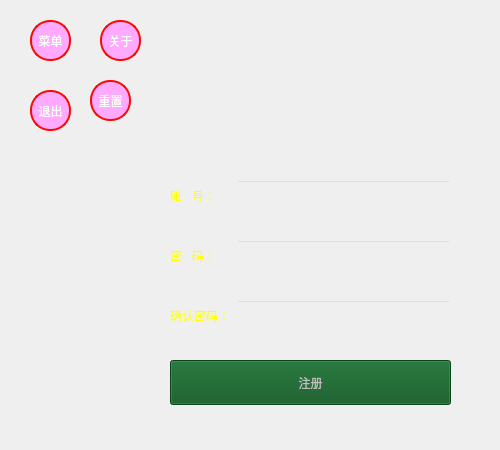
<?xml version="1.0" encoding="UTF-8"?>
<ui version="4.0">
 <class>Form</class>
 <widget class="QWidget" name="Form">
  <property name="geometry">
   <rect>
    <x>0</x>
    <y>0</y>
    <width>500</width>
    <height>450</height>
   </rect>
  </property>
  <property name="minimumSize">
   <size>
    <width>500</width>
    <height>450</height>
   </size>
  </property>
  <property name="maximumSize">
   <size>
    <width>500</width>
    <height>450</height>
   </size>
  </property>
  <property name="windowTitle">
   <string>Form</string>
  </property>
  <property name="styleSheet">
   <string notr="true">QWidget#Form{
	border-image: url(:/images/images/images/LingThread_ori.png);
}</string>
  </property>
  <widget class="QPushButton" name="main_menu_btn">
   <property name="geometry">
    <rect>
     <x>30</x>
     <y>20</y>
     <width>41</width>
     <height>41</height>
    </rect>
   </property>
   <property name="styleSheet">
    <string notr="true">QPushButton{
	border-radius:20px;
	background-color:rgb(255, 170, 255);
    border: 2px solid rgb(250,10, 2);
    color:rgb(255, 255, 255)
}

QPushButton:hover{
	border:4px double rgb(0, 255, 255)
}

QPushButton:checked{
	background-color:rgb(50, 17, 255);
}</string>
   </property>
   <property name="text">
    <string>菜单</string>
   </property>
   <property name="checkable">
    <bool>true</bool>
   </property>
   <property name="checked">
    <bool>false</bool>
   </property>
  </widget>
  <widget class="QPushButton" name="about_menu_btn">
   <property name="geometry">
    <rect>
     <x>100</x>
     <y>20</y>
     <width>41</width>
     <height>41</height>
    </rect>
   </property>
   <property name="styleSheet">
    <string notr="true">QPushButton{
	border-radius:20px;
	background-color:rgb(255, 170, 255);
    border: 2px solid rgb(250,10, 2);
    color:rgb(255, 255, 255)
}

QPushButton:hover{
	border:4px double rgb(0, 255, 255)
}

QPushButton:pressed{
	background-color:rgb(50, 17, 255);
}</string>
   </property>
   <property name="text">
    <string>关于</string>
   </property>
  </widget>
  <widget class="QPushButton" name="reset_menu_btn">
   <property name="geometry">
    <rect>
     <x>90</x>
     <y>80</y>
     <width>41</width>
     <height>41</height>
    </rect>
   </property>
   <property name="styleSheet">
    <string notr="true">QPushButton{
	border-radius:20px;
	background-color:rgb(255, 170, 255);
    border: 2px solid rgb(250,10, 2);
    color:rgb(255, 255, 255)
}

QPushButton:hover{
	border:4px double rgb(0, 255, 255)
}

QPushButton:pressed{
	background-color:rgb(50, 17, 255);
}</string>
   </property>
   <property name="text">
    <string>重置</string>
   </property>
  </widget>
  <widget class="QPushButton" name="exit_menu_btn">
   <property name="geometry">
    <rect>
     <x>30</x>
     <y>90</y>
     <width>41</width>
     <height>41</height>
    </rect>
   </property>
   <property name="styleSheet">
    <string notr="true">QPushButton{
	border-radius:20px;
	background-color:rgb(255, 170, 255);
    border: 2px solid rgb(250,10, 2);
    color:rgb(255, 255, 255)
}

QPushButton:hover{
	border:4px double rgb(0, 255, 255)
}

QPushButton:pressed{
	background-color:rgb(50, 17, 255);
}</string>
   </property>
   <property name="text">
    <string>退出</string>
   </property>
  </widget>
  <widget class="QWidget" name="layoutWidget">
   <property name="geometry">
    <rect>
     <x>170</x>
     <y>180</y>
     <width>281</width>
     <height>233</height>
    </rect>
   </property>
   <layout class="QFormLayout" name="formLayout">
    <property name="verticalSpacing">
     <number>20</number>
    </property>
    <item row="0" column="0">
     <widget class="QLabel" name="label">
      <property name="styleSheet">
       <string notr="true">font: 14pt &quot;Bauhaus 93&quot;;
color: rgb(255, 255, 0);</string>
      </property>
      <property name="text">
       <string>账   号：</string>
      </property>
     </widget>
    </item>
    <item row="0" column="1">
     <widget class="QLineEdit" name="account_le">
      <property name="minimumSize">
       <size>
        <width>0</width>
        <height>40</height>
       </size>
      </property>
      <property name="styleSheet">
       <string notr="true">background-color:transparent;
color: rgb(85, 0, 255);</string>
      </property>
      <property name="text">
       <string/>
      </property>
      <property name="clearButtonEnabled">
       <bool>true</bool>
      </property>
     </widget>
    </item>
    <item row="1" column="0">
     <widget class="QLabel" name="label_2">
      <property name="styleSheet">
       <string notr="true">font: 14pt &quot;Bauhaus 93&quot;;
color: rgb(255, 255, 0);</string>
      </property>
      <property name="text">
       <string>密   码：</string>
      </property>
     </widget>
    </item>
    <item row="1" column="1">
     <widget class="QLineEdit" name="password_le">
      <property name="minimumSize">
       <size>
        <width>0</width>
        <height>40</height>
       </size>
      </property>
      <property name="styleSheet">
       <string notr="true">background-color:transparent;
color: rgb(85, 0, 255);</string>
      </property>
      <property name="text">
       <string/>
      </property>
      <property name="clearButtonEnabled">
       <bool>true</bool>
      </property>
     </widget>
    </item>
    <item row="2" column="0">
     <widget class="QLabel" name="label_3">
      <property name="styleSheet">
       <string notr="true">font: 14pt &quot;Bauhaus 93&quot;;
color: rgb(255, 255, 0);</string>
      </property>
      <property name="text">
       <string>确认密码：</string>
      </property>
     </widget>
    </item>
    <item row="2" column="1">
     <widget class="QLineEdit" name="confirm_pwd_le">
      <property name="minimumSize">
       <size>
        <width>0</width>
        <height>40</height>
       </size>
      </property>
      <property name="styleSheet">
       <string notr="true">background-color:transparent;
color: rgb(85, 0, 255);</string>
      </property>
      <property name="text">
       <string/>
      </property>
      <property name="clearButtonEnabled">
       <bool>true</bool>
      </property>
     </widget>
    </item>
    <item row="3" column="0" colspan="2">
     <widget class="QPushButton" name="register_btn">
      <property name="enabled">
       <bool>false</bool>
      </property>
      <property name="minimumSize">
       <size>
        <width>0</width>
        <height>45</height>
       </size>
      </property>
      <property name="styleSheet">
       <string notr="true">QPushButton{
	background-color: rgb(255, 85, 0);
}

QPushButton:hover{
	background-color: rgb(55, 85, 0);
}
QPushButton:pressed{
	background-color: rgb(120, 85, 30);
}

QPushButton:disabled{
	background-color: rgb(10, 85, 30);
}</string>
      </property>
      <property name="text">
       <string>注册</string>
      </property>
     </widget>
    </item>
   </layout>
  </widget>
 </widget>
 <resources>
  <include location="../resources.qrc"/>
 </resources>
 <connections>
  <connection>
   <sender>about_menu_btn</sender>
   <signal>clicked()</signal>
   <receiver>Form</receiver>
   <slot>about_lk()</slot>
   <hints>
    <hint type="sourcelabel">
     <x>123</x>
     <y>39</y>
    </hint>
    <hint type="destinationlabel">
     <x>-25</x>
     <y>11</y>
    </hint>
   </hints>
  </connection>
  <connection>
   <sender>reset_menu_btn</sender>
   <signal>clicked()</signal>
   <receiver>Form</receiver>
   <slot>reset()</slot>
   <hints>
    <hint type="sourcelabel">
     <x>107</x>
     <y>101</y>
    </hint>
    <hint type="destinationlabel">
     <x>-85</x>
     <y>129</y>
    </hint>
   </hints>
  </connection>
  <connection>
   <sender>exit_menu_btn</sender>
   <signal>clicked()</signal>
   <receiver>Form</receiver>
   <slot>exit()</slot>
   <hints>
    <hint type="sourcelabel">
     <x>53</x>
     <y>106</y>
    </hint>
    <hint type="destinationlabel">
     <x>-108</x>
     <y>177</y>
    </hint>
   </hints>
  </connection>
  <connection>
   <sender>register_btn</sender>
   <signal>clicked()</signal>
   <receiver>Form</receiver>
   <slot>check_register()</slot>
   <hints>
    <hint type="sourcelabel">
     <x>410</x>
     <y>378</y>
    </hint>
    <hint type="destinationlabel">
     <x>444</x>
     <y>489</y>
    </hint>
   </hints>
  </connection>
  <connection>
   <sender>main_menu_btn</sender>
   <signal>clicked(bool)</signal>
   <receiver>Form</receiver>
   <slot>show_hide_menu()</slot>
   <hints>
    <hint type="sourcelabel">
     <x>50</x>
     <y>50</y>
    </hint>
    <hint type="destinationlabel">
     <x>11</x>
     <y>60</y>
    </hint>
   </hints>
  </connection>
  <connection>
   <sender>account_le</sender>
   <signal>textChanged(QString)</signal>
   <receiver>Form</receiver>
   <slot>enable_register_btn()</slot>
   <hints>
    <hint type="sourcelabel">
     <x>388</x>
     <y>207</y>
    </hint>
    <hint type="destinationlabel">
     <x>477</x>
     <y>151</y>
    </hint>
   </hints>
  </connection>
  <connection>
   <sender>password_le</sender>
   <signal>textChanged(QString)</signal>
   <receiver>Form</receiver>
   <slot>enable_register_btn()</slot>
   <hints>
    <hint type="sourcelabel">
     <x>419</x>
     <y>261</y>
    </hint>
    <hint type="destinationlabel">
     <x>569</x>
     <y>262</y>
    </hint>
   </hints>
  </connection>
  <connection>
   <sender>confirm_pwd_le</sender>
   <signal>textChanged(QString)</signal>
   <receiver>Form</receiver>
   <slot>enable_register_btn()</slot>
   <hints>
    <hint type="sourcelabel">
     <x>406</x>
     <y>318</y>
    </hint>
    <hint type="destinationlabel">
     <x>565</x>
     <y>317</y>
    </hint>
   </hints>
  </connection>
 </connections>
 <slots>
  <slot>show_hide_menu()</slot>
  <slot>about_lk()</slot>
  <slot>reset()</slot>
  <slot>exit()</slot>
  <slot>check_register()</slot>
  <slot>enable_register_btn()</slot>
 </slots>
</ui>
